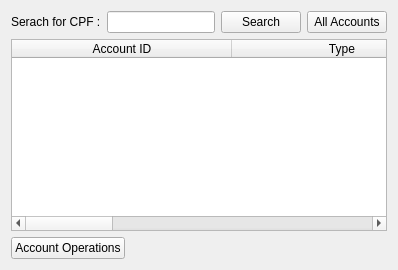
      <widget class="QWidget" name="ListAccountPage">
       <layout class="QVBoxLayout" name="verticalLayout_11">
        <item>
         <layout class="QVBoxLayout" name="verticalLayout_10">
          <item>
           <layout class="QVBoxLayout" name="verticalLayout_9">
            <item>
             <layout class="QHBoxLayout" name="horizontalLayout_26">
              <item>
               <widget class="QLabel" name="label_9">
                <property name="text">
                 <string>Serach for CPF :</string>
                </property>
               </widget>
              </item>
              <item>
               <widget class="QLineEdit" name="in_CPF_listaccount">
                <property name="maxLength">
                 <number>11</number>
                </property>
               </widget>
              </item>
              <item>
               <widget class="QPushButton" name="serachListaccountButton">
                <property name="cursor">
                 <cursorShape>PointingHandCursor</cursorShape>
                </property>
                <property name="text">
                 <string>Search</string>
                </property>
               </widget>
              </item>
              <item>
               <widget class="QPushButton" name="all_accounts_button">
                <property name="cursor">
                 <cursorShape>PointingHandCursor</cursorShape>
                </property>
                <property name="text">
                 <string>All Accounts</string>
                </property>
               </widget>
              </item>
             </layout>
            </item>
            <item>
             <widget class="QTableWidget" name="tableWidget_Accounts">
              <property name="editTriggers">
               <set>QAbstractItemView::NoEditTriggers</set>
              </property>
              <attribute name="horizontalHeaderMinimumSectionSize">
               <number>200</number>
              </attribute>
              <attribute name="horizontalHeaderDefaultSectionSize">
               <number>220</number>
              </attribute>
              <attribute name="horizontalHeaderStretchLastSection">
               <bool>true</bool>
              </attribute>
              <column>
               <property name="text">
                <string>Account ID</string>
               </property>
              </column>
              <column>
               <property name="text">
                <string>Type</string>
               </property>
              </column>
              <column>
               <property name="text">
                <string>Holder</string>
               </property>
              </column>
              <column>
               <property name="text">
                <string>CPF</string>
               </property>
              </column>
             </widget>
            </item>
           </layout>
          </item>
          <item>
           <layout class="QHBoxLayout" name="horizontalLayout_27">
            <item>
             <widget class="QPushButton" name="operations_button">
              <property name="cursor">
               <cursorShape>PointingHandCursor</cursorShape>
              </property>
              <property name="text">
               <string>Account Operations</string>
              </property>
             </widget>
            </item>
            <item>
             <spacer name="horizontalSpacer_4">
              <property name="orientation">
               <enum>Qt::Horizontal</enum>
              </property>
              <property name="sizeHint" stdset="0">
               <size>
                <width>40</width>
                <height>20</height>
               </size>
              </property>
             </spacer>
            </item>
           </layout>
          </item>
         </layout>
        </item>
       </layout>
      </widget>
